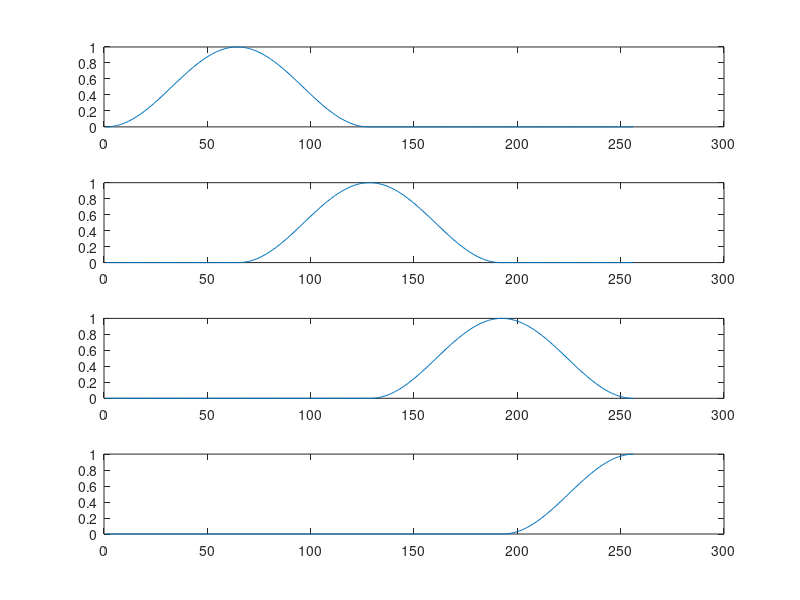

This figure's MATLAB source: (Note: this script raises an error after producing the figure.)
%--------------------------------------------------------------------------
% This is the main function for running EEG (simulated) microstate analysis
%based on sparse componnete analysis (SCA) 

% Load the mxT matrix X representing T data points in the m dim. space 
% living in a union of c low-dim. subspaces.
% The projection step onto the r-dimensional (r=c*k) space is arbitrary and  
% can be skipped. In the case of using projection there are different types of 
% projections possible: 'NormalProj', 'BernoulliProj', 'PCA'. Please refer 
% to DataProjection.m for more information.
%--------------------------------------------------------------------------
% Witten by Ehsan Eqlimi, @WAVES-UGent, Ghent, Belgium
%%
clc;clear;close all;
%% Initialization
m=64; %The dimension of ambient space/ the number of sensors/channels
n=4; %The number of sources
k=2; %Sparsity level or the dimension of subspaces
b=1; %If you input b ? 0, you obtain a rectwin window. If you input b ? 1,
% you obtain a hann window 
c=nchoosek(n,k); % the number of subspace if k is fixed for every single 
% time point
Fs=512; %Sampling Frequency
A=rand(m,n); %Normaly distrubuted Mixing vectors
L=Fs/4; %The length of each source/microstate (the number of samples) 
Cosine= tukeywin(L,b)';% The waveform/function for sources
GroundTruthLables=[];
OL=.5;% Overlap
RealL=Fs/2;
Sigma=0;%1e-4; %additive noise level
%% Generating Source Matrix
S=zeros(n,RealL);
for i=1:n
    Temp=[zeros(1,(i-1)*L*OL) Cosine zeros(1,4*L-L-(i-1)*L*OL)] ;%figure,plot(S);
    S(i,:)=Temp(:,1:RealL);
    subplot(4,1,i)
    plot(1:RealL,S(i,:))
end
currentFigure = gcf;
title(currentFigure.Children(end), 'Simulated Source (dipole) activation over time');
xlabel('Time [Sample]');
% xlim([0 RealL]);
%% Groundthruth labels for each time point
Actualc=4; 

for j=1:Actualc
GroundTruthLables=[GroundTruthLables j*ones(1,L/2)];
end
figure, plot(GroundTruthLables)
title('Groundtruth lables over time');
%% Mixing (X=AS+E)
X=A*S+Sigma*randn(m,RealL);
%% PCA projection
[LabelsKmenas,KmeansClusters]=kmeans(X',Actualc);
[~,StartIndClusters,~]=unique(LabelsKmenas, 'stable');
StartIndClusters(5)=RealL;
r=k*Actualc; %dimension of the space to project the data to
%%Enter the projection dimension e.g. r = d*n, enter r = 0 to not project
Colors={'.r', '.b', '.g', '.m','.y'}; % Colors for clusters
% PCA projection
[Coeff,Score,Latent,TSquared] =pca(zscore(X'));
% Data Projection based on PCA
Xp = FnDataProjection(X,r,'PCA');
figure,
for j=1:4   
scatter3(Xp(1,StartIndClusters(j):StartIndClusters(j+1)),Xp(2,StartIndClusters(j):StartIndClusters(j+1)),...
    Xp(3,StartIndClusters(j):StartIndClusters(j+1)),Colors{j});
hold on
end
title('PCA projection 1')

figure,
for j=1:4
scatter3(Score(StartIndClusters(j):StartIndClusters(j+1)-1,1),Score(StartIndClusters(j):StartIndClusters(j+1)-1,2),...
    Score(StartIndClusters(j):StartIndClusters(j+1)-1,3),Colors{j});
hold on
end
title('PCA projection 2')
%% Sparse Component Analysis
Cst=0; %Enter 1 to use the additional affine constraint sum(c) == 1
OptM='Lasso'; %OptM can be {'L1Perfect','L1Noisy','Lasso','L1ED'}
lambda=0.000001; %Sigma; %Regularization parameter in 'Lasso' or the noise level for 'L1Noise'
K = k; %Number of top coefficients to build the similarity graph, enter K=0 for using the whole coefficients
if Cst == 1
    K = k + 1; %For affine subspaces, the number of coefficients to pick is dimension + 1
end
% Xp = FnDataProjection(X,r,'NormalProj');
% CMat = SparseCoefRecovery(Xp,Cst,OptM,lambda);
% [CMatC,sc,OutlierIndx,Fail] = OutlierDetection(CMat,GroundTruthLables);
% if (Fail == 0)
%     CKSym = BuildAdjacency(CMatC,K);
%     [Grps , SingVals, LapKernel] = FnSpectralClustering(CKSym,Actualc);
%  
%     Missrate_Sparse = Misclassification(Grps,GroundTruthLables)
%     [ClusterinError1_SCA,ClusterinError2,EstLabels_SCA]=FnSubspaceClusteringErrorFinder(Grps(:,2),GroundTruthLables);
%     ClusterinError1_SCA
%        figure,stem(Grps(:,2));
%     title('SCA')
    %% ADMM
    
        r = 0; affine = false; outlier = true; rho = 1;
        [missrate,C] = SSC(X,r,affine,alpha,outlier,rho,GroundTruthLables);
    %%K-means
    [LabelsKmenas,KmeansClusters]=kmeans(X',Actualc);
   
    [ClusterinError1_Kmeans,ClusterinError2,EstLabels_Kmeans]=FnSubspaceClusteringErrorFinder(LabelsKmenas,GroundTruthLables);
    ClusterinError1_Kmeans
 figure,stem(EstLabels_Kmeans)
        title('k-Means')
    Missrate_Kmeans = Misclassification(LabelsKmenas,GroundTruthLables)
% end